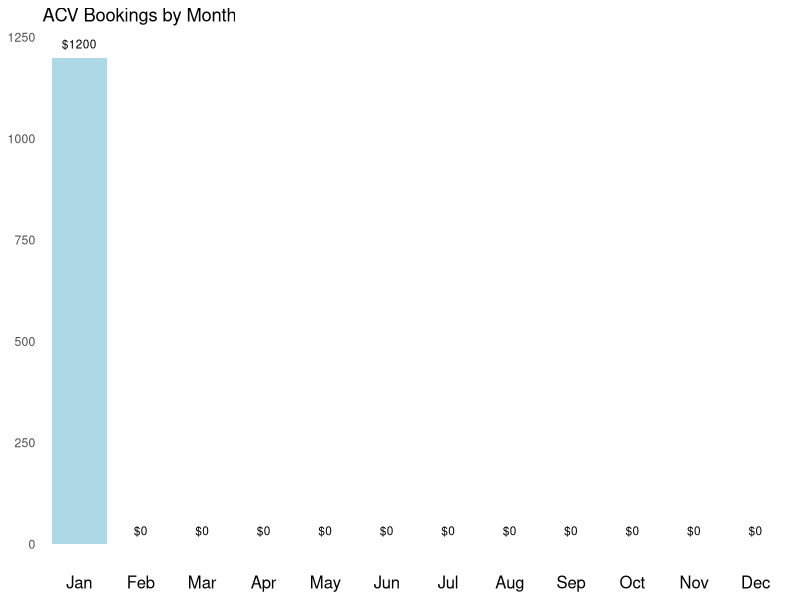

This figure's R source:
## ---- chunk 1
# create data frame for the table
# load required packages
library(knitr)
library(kableExtra)

# create data frame for the table
table_df <- data.frame(
  Table = 'Swell Boats Inc - ACV Bookings ($)',
  Jan = 1200,
  Feb = 0,
  Mar = 0,
  Apr = 0,
  May = 0,
  Jun = 0,
  Jul = 0,
  Aug = 0,
  Sep = 0,
  Oct = 0,
  Nov = 0,
  Dec = 0
)

# display table with formatting
kable(table_df, row.names = FALSE)


## ---- chunk 2
# create data frame
df <- data.frame(
  Booking_Date = c("Jan", "Feb", "Mar", "Apr", "May", "Jun", "Jul", "Aug", "Sep", "Oct", "Nov", "Dec"),
  ACV_Bookings = c(1200, 0, 0, 0, 0, 0, 0, 0, 0, 0, 0, 0)
)

# reorder the levels of the Booking_Date column in the data frame
df$Booking_Date <- factor(df$Booking_Date, levels = c("Jan", "Feb", "Mar", "Apr", "May", "Jun", "Jul", "Aug", "Sep", "Oct", "Nov", "Dec"))

# plot bar chart
library(ggplot2)
ggplot(df, aes(x = Booking_Date, y = ACV_Bookings)) +
  geom_bar(stat = "identity", fill = "lightblue") +
  geom_text(aes(label = paste0("$", ACV_Bookings)), vjust = -1, size = 3, color = "black") +
  theme(axis.line = element_blank(),
        axis.text.x = element_text(size = 12, color = "black"),
        axis.ticks = element_blank(),
        axis.title = element_blank(),
        panel.background = element_blank(),
        panel.border = element_blank(),
        panel.grid.major = element_blank(),
        panel.grid.minor = element_blank(),
        plot.background = element_blank()) +
  ggtitle("ACV Bookings by Month")
